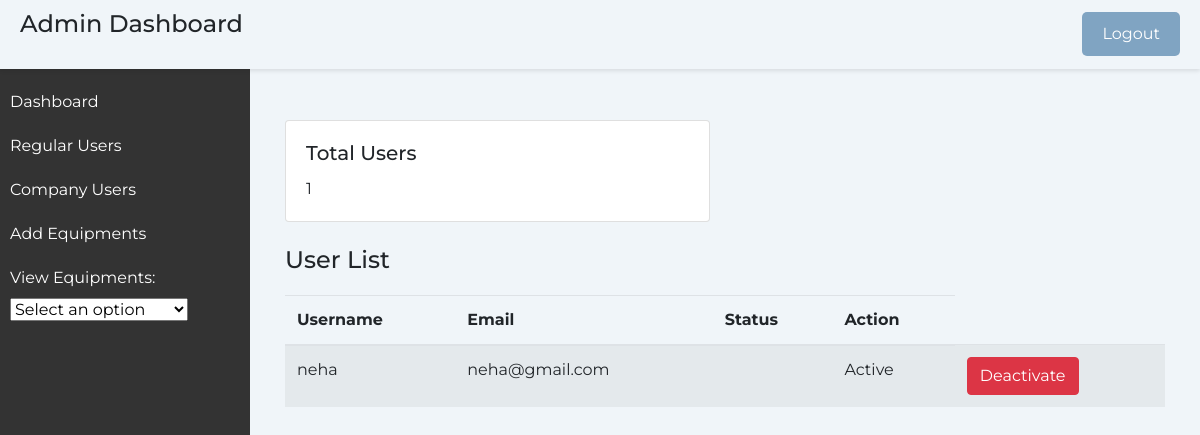
Screenshot of /regusers with the database file from the repository.
### home/models.py (models this page shows, shortened)
class CustomUser(AbstractUser):
    usertype = models.CharField(max_length=20)  # Add any additional fields you need

### home/views.py (the view)
# urls.py: path('regusers', views.regusers, name='regusers'),
@never_cache
def regusers(request):
    users = CustomUser.objects.filter(usertype='User', is_superuser=False)
    user_count = users.count()
    context = {
        "users": users,
        "user_count": user_count
    }
    return render(request,'regusers.html',context)

### templates/regusers.html (shortened to what this page needs)
<!DOCTYPE html>
<html lang="en">
<head>
    <link href="https://maxcdn.bootstrapcdn.com/bootstrap/4.5.2/css/bootstrap.min.css" rel="stylesheet">
</head>
<body>
    <div class="header">
        <h1 class="page-title">Admin Dashboard</h1>
        <a href="{% url 'logout' %}" class="btn btn-primary" id="logout-link">Logout</a>
    </div>
    <div class="sidebar">
    <ul>
        <li><a href="#">Dashboard</a></li>
        <li><a href="{% url 'regusers' %}">Regular Users</a></li>
        <li><a href="{% url 'cusers' %}">Company Users</a></li>
        <li><a href="{% url 'addequip' %}">Add Equipments</a></li>
        <li>
            <label for="view-equipments">View Equipments:</label>
            <select id="view-equipments" onchange="location = this.value;">
                <option value="" selected>Select an option</option>
            </select>
        </li>
    </ul>
</div>
    <div class="content">
        <div class="container">
            <div class="row">
                <div class="col-md-6">
                    <div class="card">
                        <div class="card-body">
                            <h5 class="card-title">Total Users</h5>
                            <p class="card-text">{{ user_count }}</p>
                        </div>
                    </div>
                </div>
                <div class="col-md-6">
                </div>
            </div>
            <h2 class="page-title mt-4">User List</h2>
            <table class="table table-striped">
                <thead>
                    <tr>
                        <th>Username</th>
                        <th>Email</th>
                        <th>Status</th>
                        <th>Action</th>
                    </tr>
                </thead>
                <tbody>
                    {% for user in users %}
                    <tr>
                        <td>{{ user.username }}</td>
                        <td>{{ user.email }}</td>
                        <td>{{ user.city }}</td>
                        <td>
                            {% if user.is_active %}
                                Active
                            {% else %}
                                Deactivated
                            {% endif %}
                        </td>
                        <td>
                            {% if user.is_active %}
                                    <form method="post" action="{% url 'deactivate_user' user.id %}">
                                        <button type="submit" class="btn btn-danger">Deactivate</button>
                                    </form>
                                {% else %}
                                    <form method="post" action="{% url 'activate_user' user.id %}">
                                        {% csrf_token %}
                                        <button type="submit" class="btn btn-success">Activate</button>
                                    </form>
                            {% endif %}
                        </td>
                    </tr>
                    {% endfor %}
                </tbody>
            </table>
        </div>
    </div>
</body>
</html>

### templates/regusers.html (style rules this page uses)
body { font-family: 'Montserrat', sans-serif; background-color: #f0f5f9; margin: 0; padding: 0; }
.header { background-color: #f0f5f9; padding: 10px 20px; box-shadow: 0 2px 4px rgba(0, 0, 0, 0.1); display: flex; justify-content: space-between; align-items: center; width: 100%; position: fixed; z-index: 1; }
.page-title { font-size: 24px; margin-bottom: 20px; }
#logout-link { background-color: #80a4c2; color: #fff; padding: 10px 20px; border: none; border-radius: 5px; text-decoration: none; transition: background-color 0.3s; }
.sidebar { height: 100%; width: 250px; position: fixed; top: 0; left: 0; background-color: #333; color: #fff; padding-top: 20px; margin-top: 60px; }
.sidebar ul { list-style: none; padding: 0; }
.sidebar li { padding: 10px; }
.sidebar a { color: #fff; text-decoration: none; display: block; }
.content { margin-left: 250px; padding: 20px; }
.container { margin-top: 100px; }

### rows the page displays
CustomUser: username "neha", email "neha@gmail.com", is_active "Active"

### other values shown
{{ user_count }} "1"
